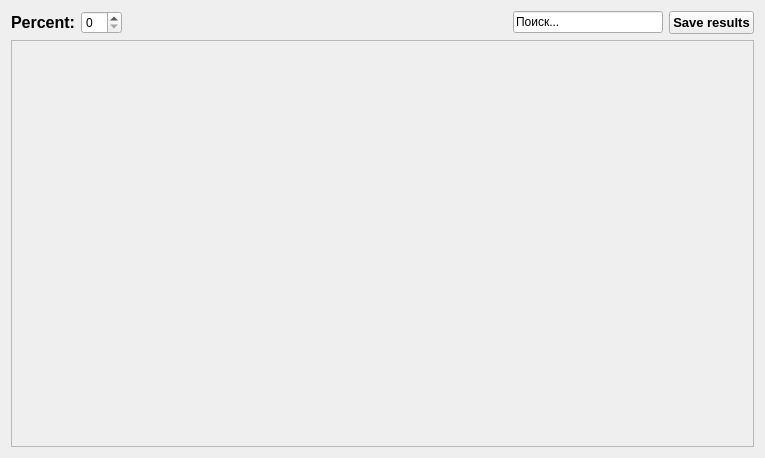
<?xml version="1.0" encoding="UTF-8"?>
<ui version="4.0">
 <class>ResultsWindow</class>
 <widget class="QWidget" name="ResultsWindow">
  <property name="geometry">
   <rect>
    <x>0</x>
    <y>0</y>
    <width>765</width>
    <height>458</height>
   </rect>
  </property>
  <property name="windowTitle">
   <string>Results</string>
  </property>
  <layout class="QVBoxLayout" name="verticalLayout">
   <item>
    <layout class="QHBoxLayout" name="horizontalLayout_2">
     <property name="sizeConstraint">
      <enum>QLayout::SetFixedSize</enum>
     </property>
     <item>
      <widget class="QLabel" name="label">
       <property name="sizePolicy">
        <sizepolicy hsizetype="Preferred" vsizetype="Fixed">
         <horstretch>0</horstretch>
         <verstretch>0</verstretch>
        </sizepolicy>
       </property>
       <property name="font">
        <font>
         <pointsize>12</pointsize>
         <weight>75</weight>
         <bold>true</bold>
        </font>
       </property>
       <property name="text">
        <string>Percent:</string>
       </property>
      </widget>
     </item>
     <item>
      <widget class="QSpinBox" name="percentSpin">
       <property name="value">
        <number>0</number>
       </property>
      </widget>
     </item>
     <item>
      <spacer name="horizontalSpacer">
       <property name="orientation">
        <enum>Qt::Horizontal</enum>
       </property>
       <property name="sizeType">
        <enum>QSizePolicy::Expanding</enum>
       </property>
       <property name="sizeHint" stdset="0">
        <size>
         <width>40</width>
         <height>0</height>
        </size>
       </property>
      </spacer>
     </item>
     <item>
      <widget class="QLineEdit" name="SearchLineEdit">
       <property name="maximumSize">
        <size>
         <width>150</width>
         <height>16777215</height>
        </size>
       </property>
       <property name="baseSize">
        <size>
         <width>150</width>
         <height>0</height>
        </size>
       </property>
       <property name="text">
        <string>Поиск...</string>
       </property>
       <property name="maxLength">
        <number>200</number>
       </property>
      </widget>
     </item>
     <item>
      <widget class="QPushButton" name="SaveResultsBtn">
       <property name="font">
        <font>
         <pointsize>10</pointsize>
         <weight>75</weight>
         <bold>true</bold>
         <underline>false</underline>
        </font>
       </property>
       <property name="layoutDirection">
        <enum>Qt::LeftToRight</enum>
       </property>
       <property name="text">
        <string>Save results</string>
       </property>
      </widget>
     </item>
    </layout>
   </item>
   <item>
    <layout class="QHBoxLayout" name="horizontalLayout">
     <property name="sizeConstraint">
      <enum>QLayout::SetDefaultConstraint</enum>
     </property>
     <item>
      <widget class="QScrollArea" name="scrollArea">
       <property name="widgetResizable">
        <bool>true</bool>
       </property>
       <widget class="QWidget" name="scrollAreaWidgetContents">
        <property name="geometry">
         <rect>
          <x>0</x>
          <y>0</y>
          <width>743</width>
          <height>404</height>
         </rect>
        </property>
       </widget>
      </widget>
     </item>
    </layout>
   </item>
  </layout>
 </widget>
 <resources/>
 <connections/>
</ui>
